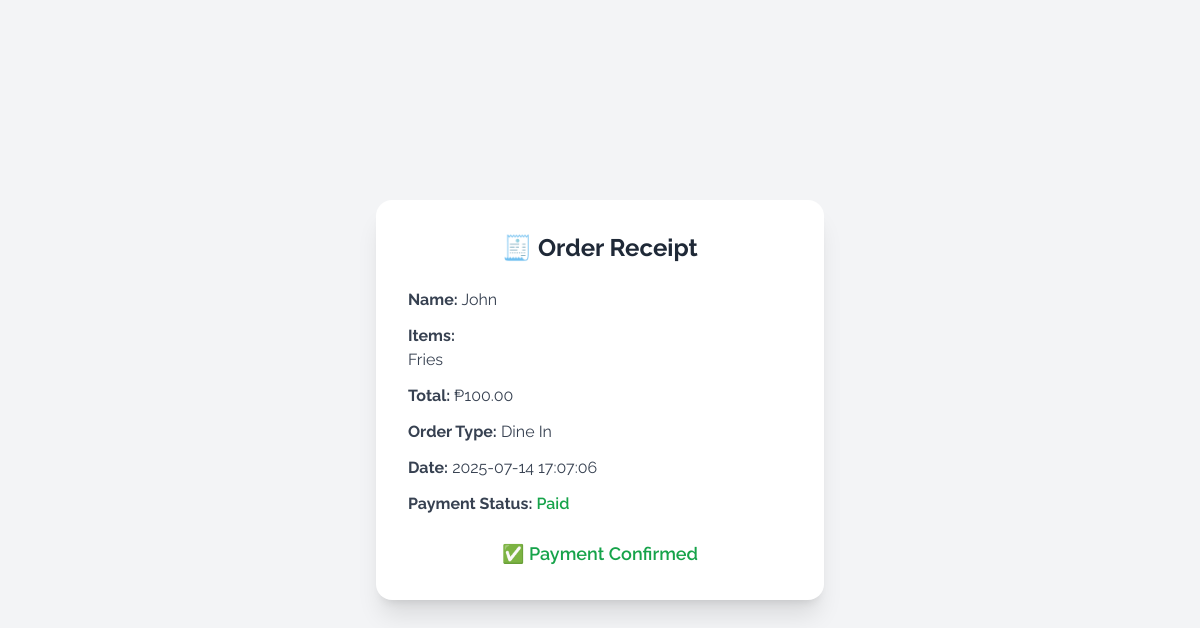
Page /hidden_eats/receipt.php?id=3 on the committed database.
### tables this page shows
CREATE TABLE `orders` (
  `id` int(11) AUTO_INCREMENT NOT NULL PRIMARY KEY,
  `customer_name` varchar(100) NOT NULL,
  `order_items` text NOT NULL,
  `total_price` int(20) NOT NULL,
  `order_type` enum('Dine In','Take Out') NOT NULL,
  `created_at` timestamp NOT NULL DEFAULT current_timestamp(),
  `order_status` varchar(20) NOT NULL DEFAULT 'Pending',
  `payment_status` varchar(20) DEFAULT 'Unpaid'
);

### hidden_eats/receipt.php (the view, shortened to what this page needs)
<?php
include 'db.php';
$order_id = $_GET['id'];
$sql = "SELECT * FROM orders WHERE id = ?";
$stmt = $conn->prepare($sql);
$stmt->bind_param("i", $order_id);
$stmt->execute();
$result = $stmt->get_result();
$order = $result->fetch_assoc();
?>
<!DOCTYPE html>
<html lang="en">
<head>
  <script src="https://cdn.tailwindcss.com"></script>
</head>
<body class="bg-gray-100 flex items-center justify-center min-h-screen">
  <div class="bg-white p-8 rounded-2xl shadow-xl max-w-md w-full text-center">
    <h2 class="text-2xl font-bold text-gray-800 mb-6">🧾 Order Receipt</h2>
    <div class="text-left text-gray-700 space-y-3 mb-6">
      <p><strong>Name:</strong> <?= htmlspecialchars($order['customer_name']) ?></p>
      <p><strong>Items:</strong><br><?= nl2br(htmlspecialchars($order['order_items'])) ?></p>
      <p><strong>Total:</strong> ₱<?= number_format($order['total_price'], 2) ?></p>
      <p><strong>Order Type:</strong> <?= htmlspecialchars($order['order_type']) ?></p>
      <p><strong>Date:</strong> <?= $order['created_at'] ?></p>
      <p><strong>Payment Status:</strong>
        <span class="font-semibold <?= $order['payment_status'] === 'Paid' ? 'text-green-600' : 'text-red-600' ?>">
          <?= $order['payment_status'] ?>
        </span>
      </p>
    </div>
    <?php if ($order['payment_status'] === 'Unpaid'): ?>
      <div class="mb-4">
        <p class="mb-2 font-semibold">Scan to pay via GCash:</p>
        <img src="assets/qr.png" alt="GCash QR Code" class="w-48 mx-auto border rounded-lg">
      </div>
      <form action="confirm_payment.php" method="POST">
        <input type="hidden" name="order_id" value="<?= $order['id'] ?>">
        <button type="submit" class="bg-green-500 hover:bg-green-600 text-white font-semibold py-2 px-4 rounded-xl transition">
          ✅ I have paid
        </button>
      </form>
    <?php else: ?>
      <div class="mt-4">
        <p class="text-green-600 font-semibold text-lg">✅ Payment Confirmed</p>
      </div>
    <?php endif; ?>
  </div>
</body>
</html>

### hidden_eats/receipt.php (style rules this page uses)
body { font-family: 'Raleway', sans-serif; }

### rows in the picture
orders: customer_name "John", order_items "Fries", total_price "100.00", order_type "Dine In", created_at "2025-07-14 17:07:06", payment_status "Paid"
